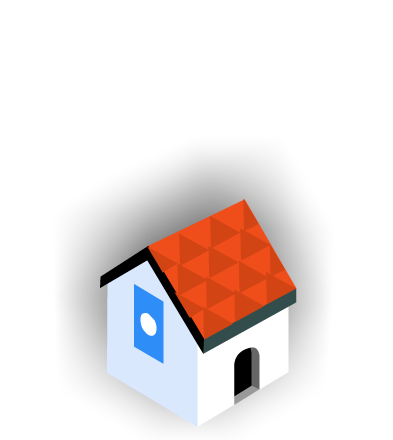
#> input picture img/houses/House_2_1.png, 393 x 440 px; its folder holds only this picture in this run
$ python build_city_png.py
#> lines starting #> are read from the running program, lines starting #| are printed output that depends on the picture
#!/usr/bin/env python3
"""Composite random house sprites from img/houses into a WxW isometric cluster."""
from __future__ import annotations

import argparse
import os
import random
from pathlib import Path

from PIL import Image

ROOT = Path(__file__).resolve().parents[1]
HOUSES_DIR = ROOT / "img" / "houses"
FALLBACK = ROOT / "img" / "small_city.png"

# Composite at this scale (nearest-neighbor), then Lanczos down to 1× — smooths silhouette / stair-steps.
SUPERSAMPLE = 2
_LANCZOS = getattr(Image, "Resampling", Image).LANCZOS


def list_house_paths() -> list[Path]:
    exts = {".png", ".webp"}
    paths = [
        p
        for p in HOUSES_DIR.iterdir()
        if p.is_file() and p.suffix.lower() in exts and not p.name.startswith(".")
    ]
    return sorted(paths)


def resize_rgba_smooth(im: Image.Image, size: tuple[int, int]) -> Image.Image:
    """Resize RGB and alpha separately to reduce dark/bright halos on transparency edges."""
    r, g, b, a = im.split()
    return Image.merge(
        "RGBA",
        (
            r.resize(size, _LANCZOS),
            g.resize(size, _LANCZOS),
            b.resize(size, _LANCZOS),
            a.resize(size, _LANCZOS),
        ),
    )


def back_front_split(w: int) -> set[tuple[int, int]]:
    """Back = first half of cells in draw order (small row+col first) — iso depth away from viewer."""
    coords = [(r, c) for r in range(w) for c in range(w)]
    coords.sort(key=lambda rc: (rc[0] + rc[1], rc[0]))
    return set(coords[: len(coords) // 2])


def sample_stack_height(is_back: bool, grid_width: int) -> int:
    """Back +1 vs front on average. W=3: back 1–3 (mean 2), front 0–2 (mean 1). W=4: back 3–6, front 2–5."""
    if grid_width == 3:
        if is_back:
            return random.randint(1, 3)
        return random.randint(0, 2)
    if is_back:
        return random.randint(3, 6)
    return random.randint(2, 5)


def sample_heights_2x2_column_avg1() -> list[list[int]]:
    """Each grid column sums to 2 ⇒ average 1 per column; each cell in 0..2."""
    pairs = [(0, 2), (1, 1), (2, 0)]
    c0 = random.choice(pairs)
    c1 = random.choice(pairs)
    return [
        [c0[0], c1[0]],
        [c0[1], c1[1]],
    ]


def metrics_for(im: Image.Image) -> tuple[int, int, float, float, int]:
    """width, height, anchor_x, anchor_y (ground), per-layer stack step for this sprite."""
    w, h = im.size
    alpha = im.split()[3]
    bbox = alpha.getbbox()
    if not bbox:
        return w, h, w / 2.0, float(h), 28
    ax0, ay0, ax1, ay1 = bbox
    anchor_x = (ax0 + ax1) / 2.0
    anchor_y = float(ay1 - 10)
    stack_dy = max(28, int((ay1 - ay0) * 0.22))
    return w, h, anchor_x, anchor_y, stack_dy


def main() -> None:
    parser = argparse.ArgumentParser(
        description="Build a transparent PNG city cluster from img/houses (WxW iso grid)."
    )
    parser.add_argument(
        "width",
        type=int,
        nargs="?",
        default=4,
        choices=(2, 3, 4),
        metavar="WIDTH",
        help="City width W for a WxW grid (2–4). W=2: column mean 1, cells 0–2. W=3: back 1–3 (mean 2), front 0–2 (mean 1).",
    )
    args = parser.parse_args()
    width: int = args.width

    out_path = ROOT / "img" / f"city_{width}x{width}_cluster.png"

    house_paths = list_house_paths()
    if not house_paths:
        house_paths = [FALLBACK]
        print("No PNGs in img/houses; using", FALLBACK.name)

    if (seed_env := os.environ.get("CITY_CLUSTER_SEED")) is not None:
        random.seed(int(seed_env))
    else:
        random.seed()

    images: dict[Path, Image.Image] = {}
    meta: dict[Path, tuple[int, int, float, float, int]] = {}
    ss = SUPERSAMPLE
    for p in house_paths:
        im = Image.open(p).convert("RGBA")
#> im is the input picture: PIL image 393x440 RGBA; mean R, G, B, A 34.1, 25.9, 24.6, 51.7
        if ss != 1:
            w0, h0 = im.size
#> w0 = 393; h0 = 440
            im = im.resize((w0 * ss, h0 * ss), Image.Resampling.NEAREST)
#> im: PIL image 786x880 RGBA
        images[p] = im
        meta[p] = metrics_for(im)
#> in metrics_for, `alpha = im.split()[3]`:
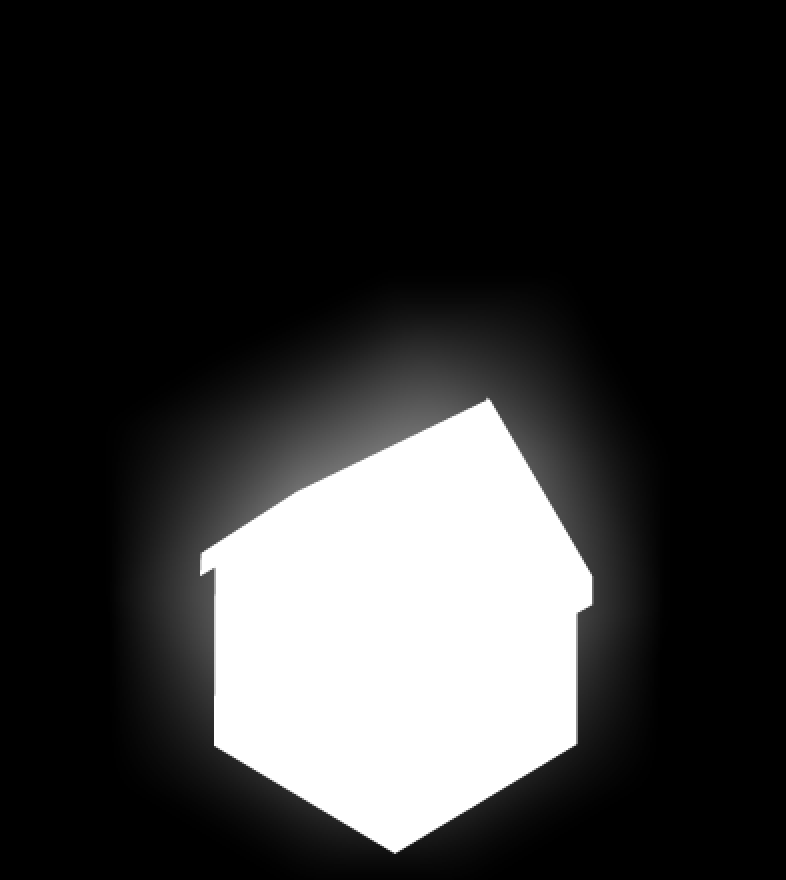
#> alpha: PIL image 786x880 L; min 0, max 255, mean 51.7
#> in metrics_for, `bbox = alpha.getbbox()`: bbox = (106, 270, 670, 880)
#> in metrics_for, `ax0, ay0, ax1, ay1 = bbox`: ax0 = 106; ay0 = 270; ax1 = 670; ay1 = 880
#> in metrics_for, `anchor_x = (ax0 + ax1) / 2.0`: anchor_x = 388
#> in metrics_for, `anchor_y = float(ay1 - 10)`: anchor_y = 870
#> in metrics_for, `stack_dy = max(28, int((ay1 - ay0) * 0.22))`: stack_dy = 134

    stack_dy = max(m[4] for m in meta.values())
#> stack_dy = 134

    if width == 2:
        heights = sample_heights_2x2_column_avg1()
        back_cells: set[tuple[int, int]] = set()
    else:
        back_cells = back_front_split(width)
        heights = [
            [sample_stack_height((r, c) in back_cells, width) for c in range(width)]
            for r in range(width)
        ]

    stacks: list[list[Path]] = []
    for row in range(width):
        for col in range(width):
            n = heights[row][col]
            stacks.append([random.choice(house_paths) for _ in range(n)])

    dx, dy = 88.0 * ss, 44.0 * ss
    origin_x, origin_y = 14.0 * ss, -9.0 * ss
    cells: list[tuple[float, float, list[Path], int, int]] = []
    idx = 0
    for row in range(width):
        for col in range(width):
            bx = (col - row) * dx + origin_x
            by = (col + row) * dy + origin_y
            cells.append((bx, by, stacks[idx], row, col))
            idx += 1

    margin = 100.0 * ss
    xs: list[float] = []
    ys: list[float] = []
    for bx, by, paths, _, _ in cells:
        for k, p in enumerate(paths):
            im = images[p]
            w, h, ax, ay, _ = meta[p]
            px = bx - ax
            py = by - ay - k * stack_dy
            xs += [px, px + w]
            ys += [py, py + h]
#> after the loop, xs = 126 values, max 954 at index 29, min -888 at index 102, mean 55.35; ys = 126 values, max 520 at index 123, min -1424 at index 8, mean -418.4
    if not xs:
        min_x, max_x = 0.0, 100.0 * ss
        min_y, max_y = 0.0, 100.0 * ss
    else:
        min_x, max_x = min(xs) - margin, max(xs) + margin
#> min_x = -1088; max_x = 1154
        min_y, max_y = min(ys) - margin, max(ys) + margin
#> min_y = -1624; max_y = 720
    cw = int(max_x - min_x) + 1
#> cw = 2243
    ch = int(max_y - min_y) + 1
#> ch = 2345
    canvas_ox = -min_x
#> canvas_ox = 1088
    canvas_oy = -min_y
#> canvas_oy = 1624

    cells.sort(key=lambda t: (t[3] + t[4], t[3]))

    canvas = Image.new("RGBA", (cw, ch), (0, 0, 0, 0))
#> canvas: PIL image 2243x2345 RGBA; every value is 0
    for bx, by, paths, _, _ in cells:
        for k, p in enumerate(paths):
            im = images[p]
            _, _, ax, ay, _ = meta[p]
            x = int(round(canvas_ox + bx - ax))
            y = int(round(canvas_oy + by - ay - k * stack_dy))
            canvas.alpha_composite(im, (x, y))
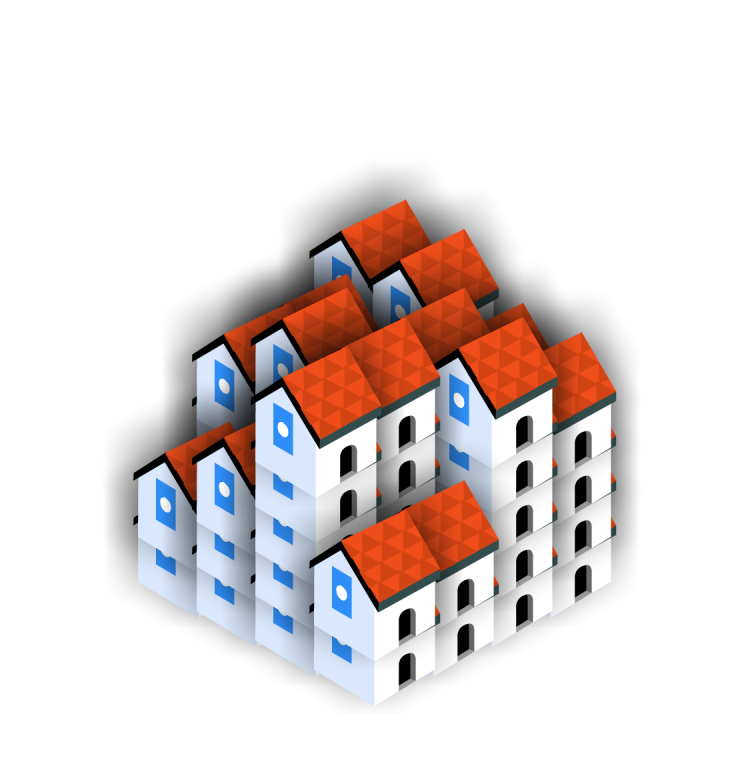
#> canvas: PIL image 2243x2345 RGBA (shown at 1/3 size); mean R, G, B, A 47.6, 38.6, 37.6, 74.5; transparent parts drawn white

    tight = canvas.getbbox()
#> tight = (306, 470, 1926, 2144)
    if tight:
        canvas = canvas.crop(tight)
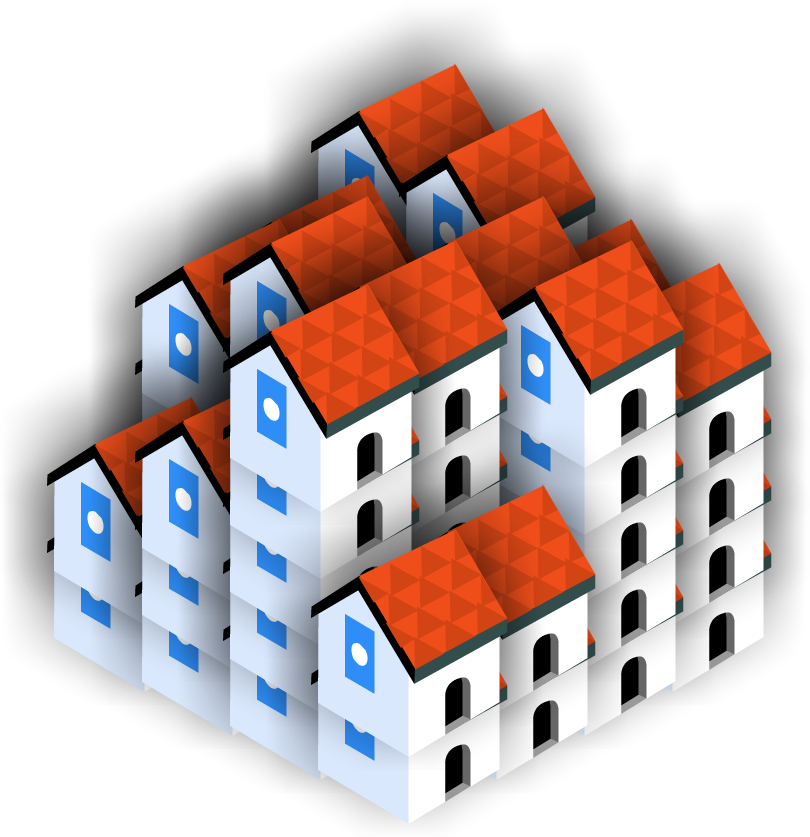
#> canvas: PIL image 1620x1674 RGBA (shown at 1/2 size); mean R, G, B, A 92.3, 74.9, 72.9, 144.5; transparent parts drawn white
    pad = 72 * ss
    w0, h0 = canvas.size
#> w0 = 1620; h0 = 1674
    padded = Image.new("RGBA", (w0 + 2 * pad, h0 + 2 * pad), (0, 0, 0, 0))
#> padded: PIL image 1908x1962 RGBA; every value is 0
    padded.paste(canvas, (pad, pad))
    canvas = padded

    if ss > 1:
        w1, h1 = canvas.size
#> w1 = 1908; h1 = 1962
        nw = max(1, round(w1 / ss))
#> nw = 954
        nh = max(1, round(h1 / ss))
#> nh = 981
        canvas = resize_rgba_smooth(canvas, (nw, nh))
#> in resize_rgba_smooth, `r, g, b, a = im.split()`:
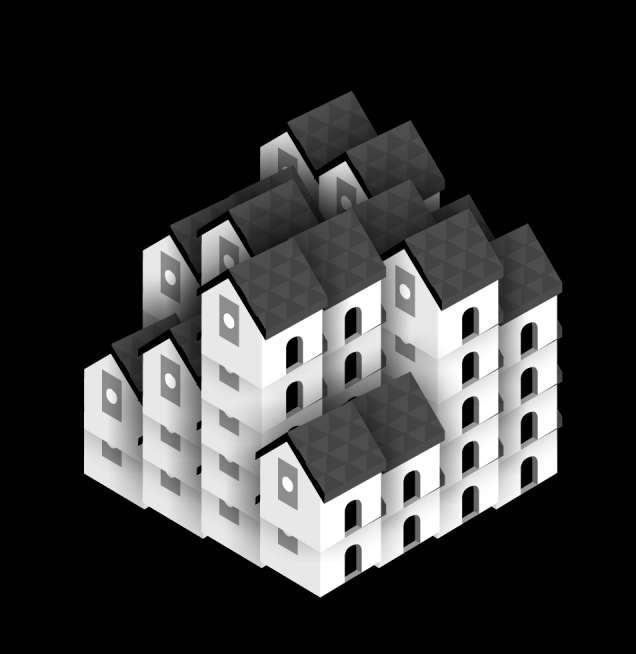
#> g: PIL image 1908x1962 L (shown at 1/3 size); min 0, max 255, mean 54.3
#> in resize_rgba_smooth, `r, g, b, a = im.split()`:
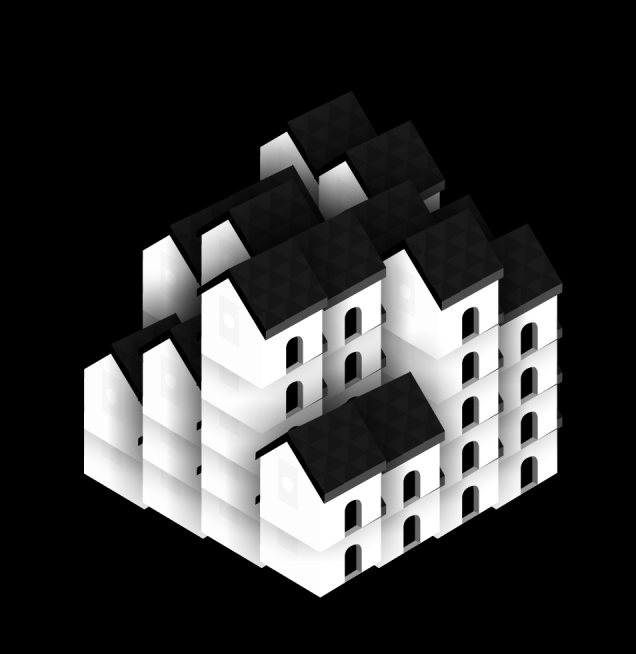
#> b: PIL image 1908x1962 L (shown at 1/3 size); min 0, max 255, mean 52.8
#> in resize_rgba_smooth, `r, g, b, a = im.split()`:
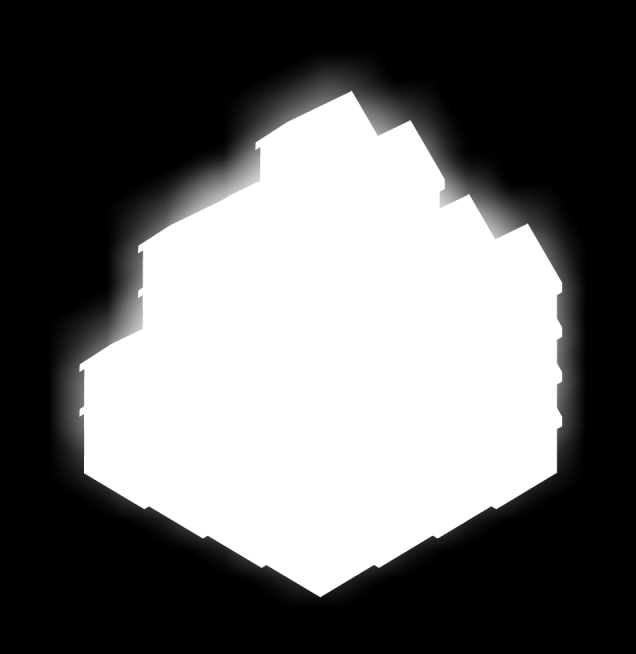
#> a: PIL image 1908x1962 L (shown at 1/3 size); min 0, max 255, mean 104.7
#> in resize_rgba_smooth, `return Image.merge( "RGBA", ( r.resize(size, _LANCZOS), g.resize(size,..`:
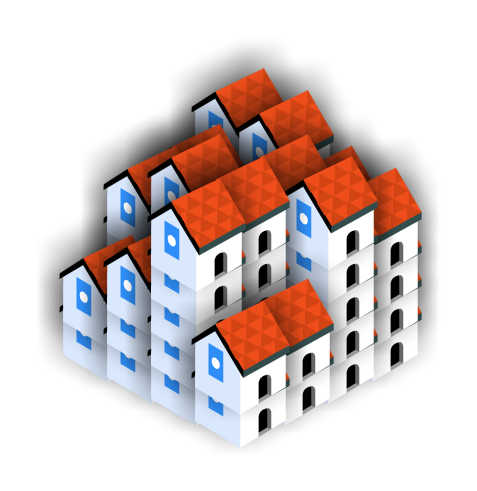
#> returned value: PIL image 954x981 RGBA (shown at 1/2 size); mean R, G, B, A 66.9, 54.3, 52.8, 104.7; transparent parts drawn white

    canvas.save(out_path, "PNG")

    extra = ""
    if width == 2:
        col_sums = [sum(heights[r][c] for r in range(2)) for c in range(2)]
        col_means = [s / 2.0 for s in col_sums]
        extra = f" col_sums={col_sums} col_means={col_means}"
    else:
        back_h = [heights[r][c] for r, c in back_cells]
        front_h = [
            heights[r][c]
            for r in range(width)
            for c in range(width)
            if (r, c) not in back_cells
        ]
        mb = sum(back_h) / len(back_h)
        mf = sum(front_h) / len(front_h)
        extra = f" mean back={mb:.2f} front={mf:.2f} (Δ={mb - mf:.2f})"

    print(
        f"Wrote {out_path} ({canvas.size[0]}x{canvas.size[1]}) "
        f"width={width} heights={heights}{extra} "
        f"stack_dy={stack_dy // ss if ss else stack_dy} (1× layout units)"
    )
#| Wrote img/city_4x4_cluster.png (954x981) width=4 heights=[[5, 5, 4, 4], [4, 3, 5, 5], [4, 5, 5, 2], [2, 3, 5, 2]] mean back=4.25 front=3.62 (Δ=0.62) stack_dy=67 (1× layout units)


if __name__ == "__main__":
    main()

$ run again, on img/houses/House_2_4.png
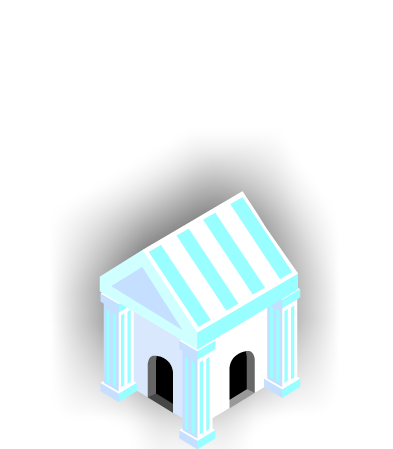
#> input picture img/houses/House_2_4.png, 393 x 449 px
#> in main, im is the input picture: PIL image 393x449 RGBA; mean R, G, B, A 38.1, 45.6, 46.8, 56.9
#> im: PIL image 786x898 RGBA
#> bbox = (100, 256, 680, 898)
#> ax0 = 100; ay0 = 256; ax1 = 680; ay1 = 898
#> anchor_x = 390
#> anchor_y = 888
#> in metrics_for, `stack_dy = max(28, int((ay1 - ay0) * 0.22))`: stack_dy = 141
#> after the loop in main, `for bx, by, paths, _, _ in cells:`: xs = 122 values, max 952 at index 29, min -890 at index 96, mean 48.31; ys = 122 values, max 520 at index 115, min -1523 at index 18, mean -422.7
#> min_x = -1090; max_x = 1152
#> min_y = -1723; max_y = 720
#> cw = 2243
#> ch = 2444
#> canvas_ox = 1090
#> canvas_oy = 1723
#> after the loop in main, `for bx, by, paths, _, _ in cells:`:
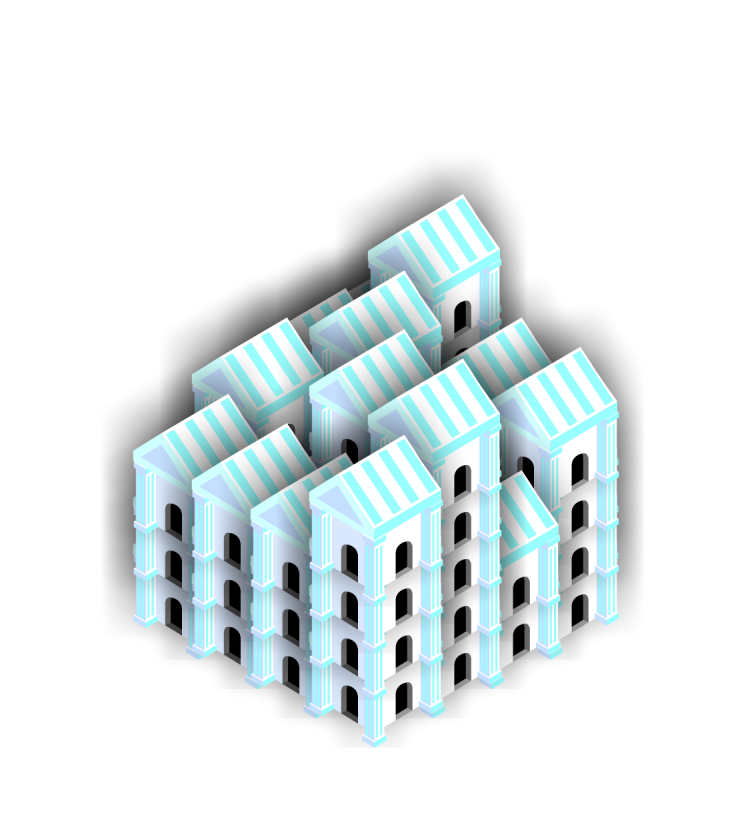
#> canvas: PIL image 2243x2444 RGBA (shown at 1/3 size); mean R, G, B, A 48.7, 57.6, 59.1, 77.2; transparent parts drawn white
#> tight = (300, 456, 1936, 2243)
#> in resize_rgba_smooth, `return Image.merge( "RGBA", ( r.resize(size, _LANCZOS), g.resize(size,..`:
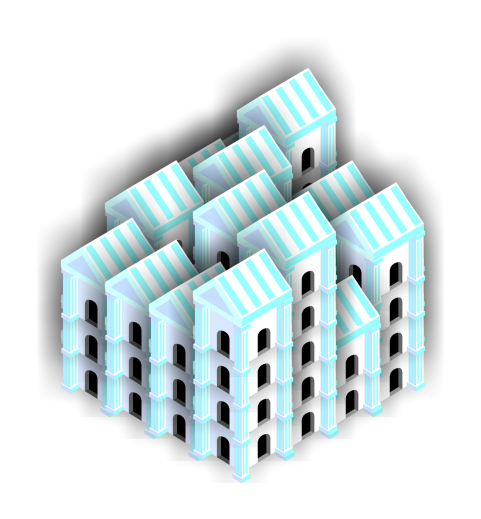
#> returned value: PIL image 962x1038 RGBA (shown at 1/2 size); mean R, G, B, A 66.9, 79.1, 81.2, 106.1; transparent parts drawn white
#| Wrote img/city_4x4_cluster.png (962x1038) width=4 heights=[[4, 6, 4, 4], [4, 5, 3, 2], [4, 2, 5, 5], [3, 3, 3, 4]] mean back=4.25 front=3.38 (Δ=0.88) stack_dy=70 (1× layout units)
